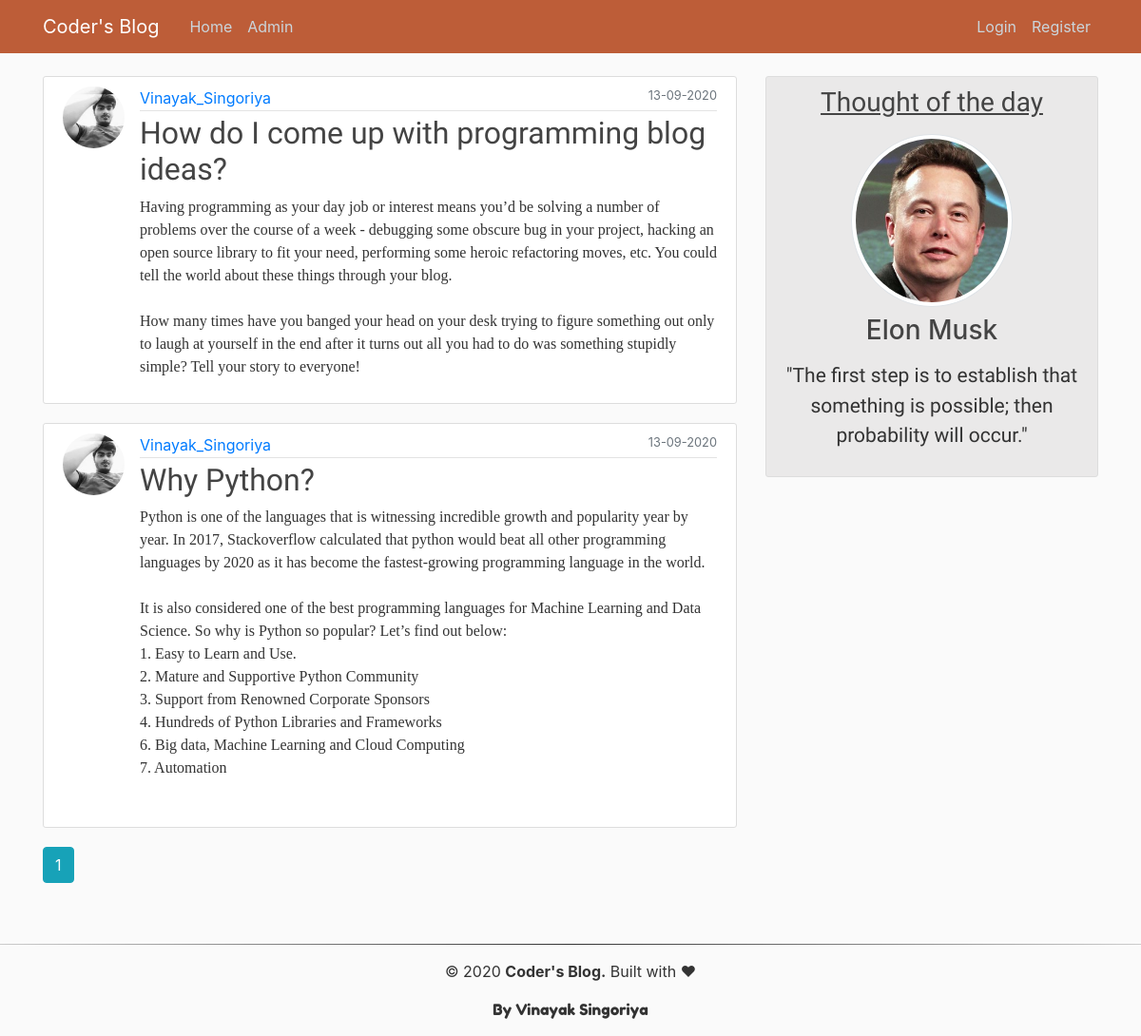
The page / on the database its author committed.
### flaskblog/models.py (models this page shows, shortened)
class Post(db.Model):
    id = db.Column(db.Integer, primary_key=True)
    title = db.Column(db.String(100), nullable=False)
    date_posted = db.Column(db.DateTime, nullable=False,
                            default=datetime.utcnow)
    content = db.Column(db.Text, nullable=False)
    user_id = db.Column(db.Integer, db.ForeignKey('user.id'), nullable=False)

class User(db.Model, UserMixin):
    id = db.Column(db.Integer, primary_key=True)
    username = db.Column(db.String(20), unique=True, nullable=False)
    email = db.Column(db.String(120), unique=True, nullable=False)
    image_file = db.Column(db.String(20),
                           nullable=False, default='default.jpg')
    password = db.Column(db.String(60), nullable=False)
    posts = db.relationship('Post', backref='author', lazy=True)

### flaskblog/main/routes.py (the view)
@main.route("/")
def home():
    page = request.args.get('page', 1, type=int)
    posts = Post.query.order_by(
        Post.date_posted.desc()).paginate(per_page=5, page=page)
    return render_template("Home.html", posts=posts)

### flaskblog/templates/Home.html
{% extends "layout.html" %}
{% block content %}
{% for post in posts.items %}
    <article class="media content-section">
      <img class="rounded-circle article-img" src="{{ url_for('static', filename='profile_img/'+post.author.image_file) }}"
        alt="">
      <div class="media-body">
        <div class="article-metadata">
          <a class="mr-2" href="{{ url_for('users.user_posts', username=post.author.username) }}">{{ post.author.username }}</a>
          <small class="text-muted" style="float: right;">{{ post.date_posted.strftime('%d-%m-%Y') }}</small>
        </div>
        <h2><a class="article-title" style="font-family: 'Baloo Tammudu 2', cursive;" href="{{ url_for('posts.post', post_id = post.id) }}">{{ post.title }}</a></h2>
        <p class="article-content" style="font-family: 'Zilla Slab', serif;">{{ post.content }}</p>
      </div>
    </article>
{% endfor %}
{% for page_num in posts.iter_pages(left_edge=1, right_edge=1, left_current=1, right_current=2) %}
    {% if page_num %}
       {% if posts.page == page_num %}
          <a class="btn btn-info mb-4" href="{{ url_for('main.home', page=page_num) }}">{{ page_num }}</a>
        {% else %}
          <a class="btn btn-outline-info mb-4" href="{{ url_for('main.home', page=page_num) }}">{{ page_num }}</a>
        {% endif %}
    {% else %}
    ...
    {% endif %}
{% endfor %}
{% endblock %}

### flaskblog/templates/layout.html (shortened to what this page needs)
<!DOCTYPE html>
<html>
<head>
  <link rel="stylesheet" href="https://maxcdn.bootstrapcdn.com/bootstrap/4.0.0/css/bootstrap.min.css"
>
  <link rel="stylesheet" type="text/css" href="{{ url_for('static', filename='css/main.css') }}">
</head>
<body>
  <header class="site-header">
    <nav class="navbar navbar-expand-md navbar-dark  fixed-top" style="background: #BD5D38;">
      <div class="container">
        <a class="navbar-brand mr-4" href="/">Coder's Blog</a>
        <div class="collapse navbar-collapse" id="navbarToggle">
          <div class="navbar-nav mr-auto">
            <a class="nav-item nav-link" href="{{url_for('main.home')}}">Home</a>
            <a class="nav-item nav-link" href="{{url_for('main.admin')}}">Admin</a>
          </div>
          <div class="navbar-nav">
            {% if current_user.is_authenticated %}
            <a class="nav-item nav-link" href="{{url_for('posts.new_post')}}">New Post</a>
            <a class="nav-item nav-link" href="{{url_for('users.account')}}">Account</a>
            <a class="nav-item nav-link" href="{{url_for('users.logout')}}">Logout</a>
            {% else %}
            <a class="nav-item nav-link" href="{{url_for('users.login')}}">Login</a>
            <a class="nav-item nav-link" href="{{url_for('users.register')}}">Register</a>
            {% endif %}
          </div>
        </div>
      </div>
    </nav>
  </header>
  <main role="main" class="container">
    <div class="row">
      <div class="col-md-8">
        {% block content %}{% endblock %}
      </div>
      <div class="col-md-4">
        <div class="content-section" style="background-color:#eae9e9;">
          <h3 class="text-center mb-3" style="font-family: 'Baloo Tammudu 2', cursive;"><u>Thought of the day</u></h3>
          <div style="text-align: center;" class="mb-2 mt-2">
            <img src="\static\img\elon.jpg" alt="" width="55%" class="img-thumbnail rounded-circle ">
          </div>
          <h3 class="text-center">Elon Musk</h3>
          <p class="text-center mb-3 mt-3" style="font-family: 'Marck Script', cursive; font-size:21px;">
            "The first step is to establish that something is possible; then probability will occur."
          </p>
        </div>
      </div>
    </div>
  </main>
  <br>
  <hr class="mt-3">
  <footer class="mb-0">
    <div class=>
      <div class="text-center">
        <p > &#169; 2020 <b>Coder's Blog.</b> Built with &#10084</p>
      </div>
      <div class="text-center">
        <p style="font-family: 'Fredoka One', cursive;">By Vinayak Singoriya</p>
      </div>
    </div>
  </footer>
</body>
</html>

### flaskblog/static/css/main.css (style rules this page uses)
body { background: #fafafa; color: #333333; margin-top: 5rem; }
h1, h2, h3, h4, h5, h6 { color: #444444; }
.site-header .navbar-nav .nav-link { color: #cbd5db; }
.content-section { background: #ffffff; padding: 10px 20px; border: 1px solid #dddddd; border-radius: 3px; margin-bottom: 20px; }
.article-title { color: #444444; }
.article-content { white-space: pre-line; }
.article-img { height: 65px; width: 65px; margin-right: 16px; }
.article-metadata { padding-bottom: 1px; margin-bottom: 4px; border-bottom: 1px solid #e3e3e3 }

### flaskblog/templates/layout.html (style rules this page uses)
hr { border: 0; height: 1px; background: #333; background-image: linear-gradient(to right, #ccc, #333, #ccc); }

### rows shown on the page
Post: image_file (picture), author.username "Vinayak_Singoriya", date_posted "13-09-2020", title "How do I come up with programming blog ideas?", content "Having programming as your day job or interest means you’d be solving a number of problems over the course of a week - debugging some obscure bug in your project, hacking an open source library to fit your need, performing some heroic refactoring moves, etc. You could tell the world about these things through your blog. How many times have you banged your head on your desk trying to figure something out only to laugh at yourself in the end after it turns out all you had to do was something stupidly simple? Tell your story to everyone!"
Post: image_file (picture), author.username "Vinayak_Singoriya", date_posted "13-09-2020", title "Why Python?", content "Python is one of the languages that is witnessing incredible growth and popularity year by year. In 2017, Stackoverflow calculated that python would beat all other programming languages by 2020 as it has become the fastest-growing programming language in the world. It is also considered one of the best programming languages for Machine Learning and Data Science. So why is Python so popular? Let’s find out below: 1. Easy to Learn and Use. 2. Mature and Supportive Python Community 3. Support from Renowned Corporate Sponsors 4. Hundreds of Python Libraries and Frameworks 6. Big data, Machine Learning and Cloud Computing 7. Automation"

### other values the page prints
{{ page_num }} "1"
